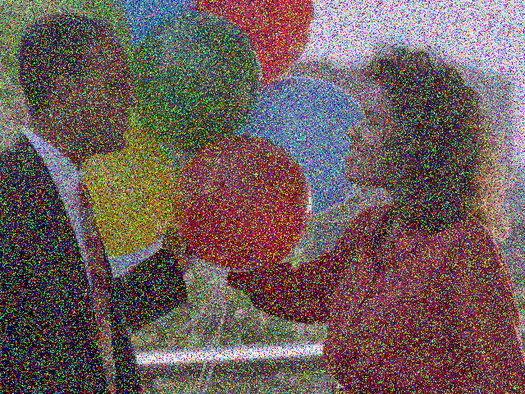
#> input picture PyLearnIPHistogramEqualization/input/balloons_noisy.png, 525 x 394 px, shrunk from 640 x 480 before the run
$ jupyter execute --allow-errors median_filter.ipynb
#> lines starting #> are read from the running program, lines starting #| are printed output that depends on the picture; pictures that were not available may be replaced by others from this repository, and a replacement may not be noted
[cell 1]
import cv2
import numpy as np
import matplotlib.pyplot as plt

[cell 2]
image = cv2.imread('input/balloons_noisy.png')#, cv2.IMREAD_GRAYSCALE)
#> image is the input picture: shape (394, 525, 3); mean B, G, R 90.2, 92.6, 109.2
result = cv2.medianBlur(image, 5)
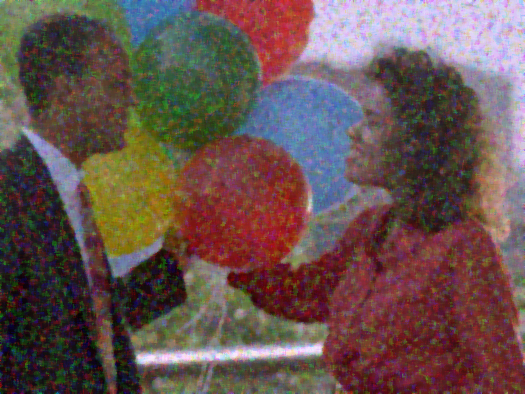
#> result: shape (394, 525, 3); mean B, G, R 80.1, 83, 104

cv2.imwrite('output/balloons.jpg', result)
#> Out = True

[cell 3]
image = cv2.imread('input/Medianfilterp.png')#, cv2.IMREAD_GRAYSCALE)
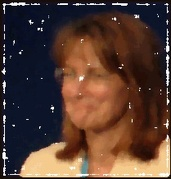
#> input picture PyLearnIPHistogramEqualization/output/Medianfilterp.jpg, 171 x 179 px, shrunk from 209 x 218 before the run, given in place of Medianfilterp.png, which was not available
#> image is the input picture: shape (179, 171, 3); mean B, G, R 49.9, 60, 85.5
result = cv2.medianBlur(image, 7)
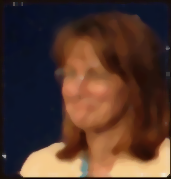
#> result: shape (179, 171, 3); mean B, G, R 44.8, 55, 80.8

cv2.imwrite('output/Medianfilterp.jpg', result)
#> Out = True

[cell 4]
image = cv2.imread('input/5.png', cv2.IMREAD_GRAYSCALE)
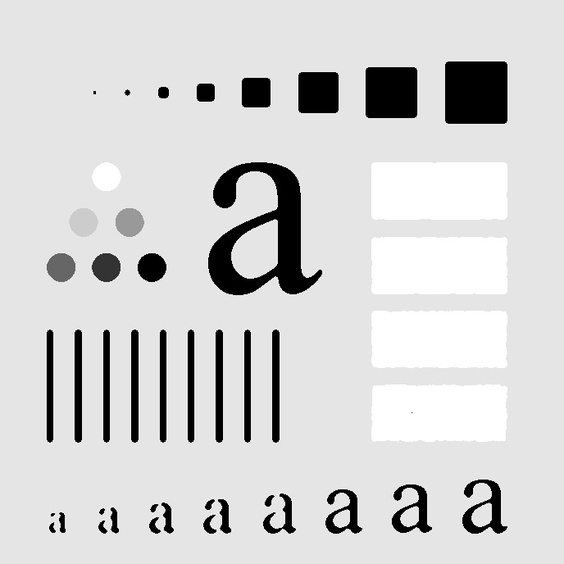
#> input picture PyLearnIPHistogramEqualization/output/5.jpg, 564 x 564 px, shrunk from 688 x 688 before the run, given in place of 5.png, which was not available
#> image is the input picture: shape (564, 564); min 0, max 255, mean 211
result = cv2.medianBlur(image, 7)
#> result: shape (564, 564)
plt.imshow(result, cmap='gray')
plt.show()

cv2.imwrite('output/5.jpg', result)
#> Out = True

[cell 5]
image = cv2.imread('input/chest.jpg', cv2.IMREAD_GRAYSCALE)
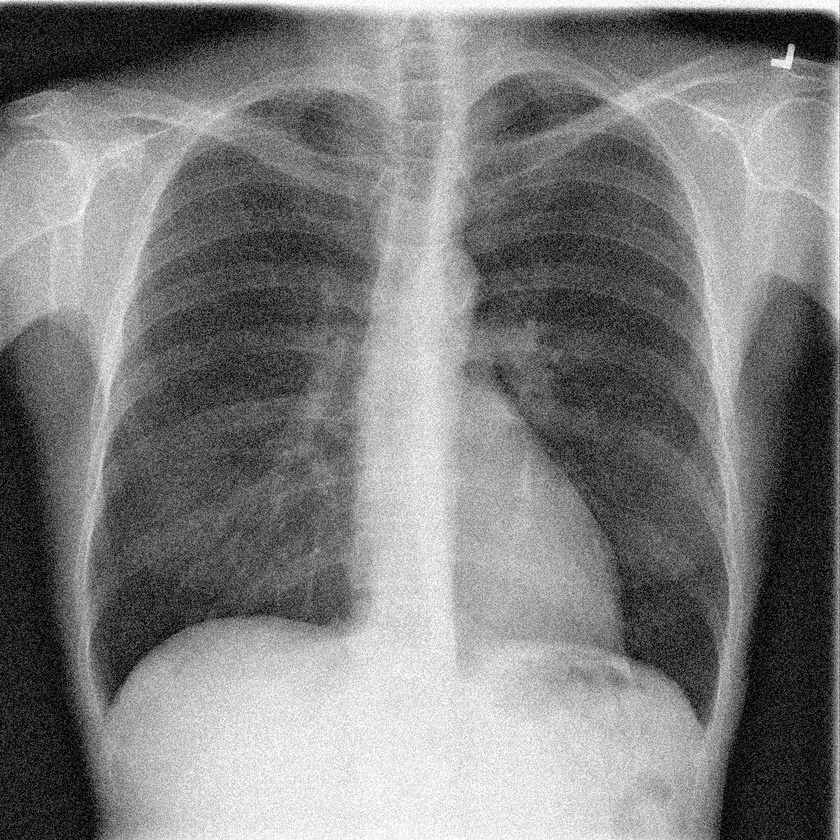
#> input picture PyLearnIPHistogramEqualization/input/chest.jpg, 840 x 840 px, shrunk from 1024 x 1024 before the run
#> image is the input picture: shape (840, 840); min 0, max 255, mean 125.7
result = cv2.medianBlur(image, 3)
#> result: shape (840, 840)
plt.imshow(result, cmap='gray')
plt.show()

cv2.imwrite('output/chest.jpg', result)
#> Out = True

[cell 6]
image = cv2.imread('input/pcb.jpg', cv2.IMREAD_GRAYSCALE)
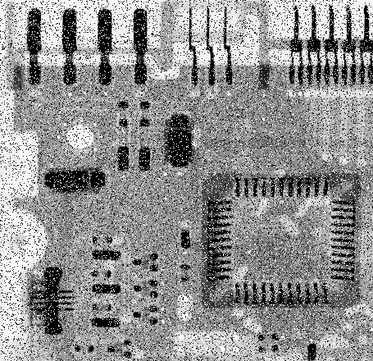
#> input picture PyLearnIPHistogramEqualization/input/pcb.jpg, 373 x 361 px, shrunk from 455 x 440 before the run
#> image is the input picture: shape (361, 373); min 0, max 255, mean 144.4
result = cv2.medianBlur(image, 5)
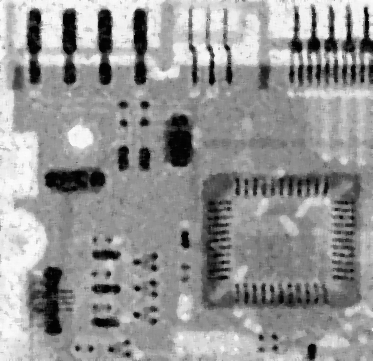
#> result: shape (361, 373); min 1, max 253, mean 148.7
plt.imshow(result, cmap='gray')
plt.show()

cv2.imwrite('output/pcb.jpg', result)
#> Out = True
